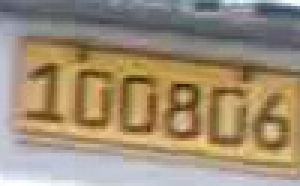
#> input picture image/100806.jpg, 100 x 62 px (shown 3 times larger)
$ python skewCorrection.py
#> lines starting #> are read from the running program, lines starting #| are printed output that depends on the picture; after the words box and inside, x2 and y2 are one past the last pixel; in counts of white or black regions, pixels touching at a corner belong together
import numpy as np
import math
import cv2

def compute_skew(file_name):

    #load in grayscale:
#> called with file_name = 'image/100806.jpg'
    src = cv2.imread(file_name,0)
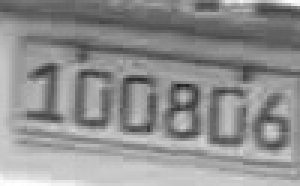
#> src: shape (62, 100) (shown 3 times larger); min 31, max 255, mean 144.1
    height, width = src.shape[0:2]
#> height = 62; width = 100
    print("src dimensions:", width, height)
#| src dimensions: 100 62

    #invert the colors of our image:
    cv2.bitwise_not(src, src)
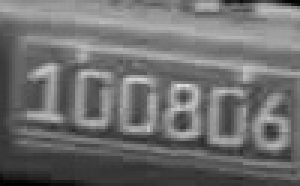
#> src: shape (62, 100) (shown 3 times larger); min 0, max 224, mean 110.9

    #Hough transform:
    minLineLength = width/2.0
#> minLineLength = 50
    maxLineGap = 20
    lines = cv2.HoughLinesP(src,1,np.pi/180,100,minLineLength,maxLineGap)
#> lines = 29 rows, first 6: [26, 0, 87, 61], [5, 0, 66, 61], [23, 0, 84, 61], [29, 61, 57, 33], [33, 0, 94, 61], [18, 0, 53, 35]

    #calculate the angle between each line and the horizontal line:
    angle = 0.0
    nb_lines = len(lines)
#> nb_lines = 29
    print('lines '+str(len(lines)))
#| lines 29

    for line in lines:
        angle += math.atan2(line[0][3]*1.0 - line[0][1]*1.0,line[0][2]*1.0 - line[0][0]*1.0);
#> this loop made 29 passes
#> (line, angle) on passes 1 to 12: ([[26, 0, 87, 61]], 0.785), ([[5, 0, 66, 61]], 1.57), ([[23, 0, 84, 61]], 2.36), ([[29, 61, 57, 33]], 1.57), ([[33, 0, 94, 61]], 2.36), ([[18, 0, 53, 35]], 3.14), ([[35, 0, 96, 61]], 3.93), ([[9, 0, 70, 61]], 4.71), ([[29, 0, 90, 61]], 5.5), ([[1, 0, 45, 44]], 6.28), ([[39, 0, 99, 60]], 7.07), ([[0, 2, 43, 45]], 7.85)
#> after the loop, angle = 3.93

    angle /= nb_lines*0.7
#> angle = 0.193

    return angle* 180.0 / np.pi


def deskew(file_name,angle):

    #load in grayscale:
    img = cv2.imread(file_name,0)

    #invert the colors of our image:
    cv2.bitwise_not(img, img)

    #compute the minimum bounding box:
    non_zero_pixels = cv2.findNonZero(img)
    center, wh, theta = cv2.minAreaRect(non_zero_pixels)

    root_mat = cv2.getRotationMatrix2D(center, angle, 1)
    rows, cols = img.shape
    rotated = cv2.warpAffine(img, root_mat, (cols, rows), flags=cv2.INTER_CUBIC)


    #Border removing:
    sizex = np.int0(wh[1])
    sizey = np.int0(wh[1])
    print(theta)
    if theta > -45 :
        temp = sizex
        sizex= sizey
        sizey= temp
    return cv2.getRectSubPix(rotated, (sizey,sizex), center)


file_path = 'image/100806.jpg'
angel = compute_skew(file_path)
#> angel = 11.08
#cv2.imshow("angel",angel)
dst = deskew(file_path,angel)
#> in deskew, `non_zero_pixels = cv2.findNonZero(img)`: non_zero_pixels = contour of 6196 points, box (x1, y1, x2, y2) (0, 0, 100, 62), area 0
#> in deskew, `center, wh, theta = cv2.minAreaRect(non_zero_pixels)`: center = (49.5, 30.5); wh = (61, 99); theta = -90
#> in deskew, `root_mat = cv2.getRotationMatrix2D(center, angle, 1)`: root_mat = [[0.981, 0.192, -4.94], [-0.192, 0.981, 10.08]]
#> in deskew, `rotated = cv2.warpAffine(img, root_mat, (cols, rows), flags=cv2.INTER_..`:
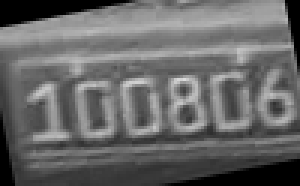
#> rotated: shape (62, 100) (shown 3 times larger); min 0, max 219, mean 103.2
#> in deskew, `sizex = np.int0(wh[1])`: sizex = 98
#| -90.0
#> in deskew, `return cv2.getRectSubPix(rotated, (sizey,sizex), center)`:
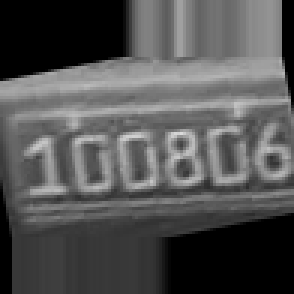
#> returned value: shape (98, 98) (shown 3 times larger); min 0, max 219, mean 82.9
cv2.imshow("Result",dst)
cv2.imwrite('image/result.jpg', dst)
cv2.waitKey(0)


# [18 lines of commented-out code are left out]

$ run again, with image/1001237705.jpg copied over image/100806.jpg
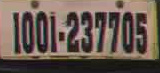
#> input picture image/1001237705.jpg, 160 x 73 px
#| src dimensions: 160 73
#> lines = 83 rows, first 6: [0, 57, 159, 18], [79, 38, 159, 69], [0, 48, 159, 8], [0, 6, 61, 32], [72, 40, 159, 71], [59, 30, 159, 3]
#> nb_lines = 83
#| lines 83
#> the loop in compute_skew, `for line in lines:` made 83 passes
#> (line, angle) on passes 1 to 8: ([[0, 57, 159, 18]], -0.241), ([[79, 38, 159, 69]], 0.129), ([[0, 48, 159, 8]], -0.117), ([[0, 6, 61, 32]], 0.286), ([[72, 40, 159, 71]], 0.628), ([[59, 30, 159, 3]], 0.364), ([[0, 19, 58, 32]], 0.585), ([[0, 50, 159, 13]], 0.356)
#> after the loop in compute_skew, `for line in lines:`: angle = -4.77
#> in compute_skew, `angle /= nb_lines*0.7`: angle = -0.0822
#> angel = -4.71
#> non_zero_pixels = contour of 11680 points, box (x1, y1, x2, y2) (0, 0, 160, 73), area 0
#> center = (79.5, 36); wh = (72, 159); theta = -90
#> root_mat = [[0.997, -0.0821, 3.22], [0.0821, 0.997, -6.4]]
#> in deskew, `rotated = cv2.warpAffine(img, root_mat, (cols, rows), flags=cv2.INTER_..`:
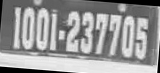
#> rotated: shape (73, 160); min 0, max 255, mean 152
#> sizex = 158
#| -90.0
#> in deskew, `return cv2.getRectSubPix(rotated, (sizey,sizex), center)`:
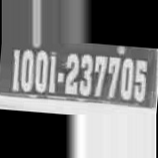
#> returned value: shape (158, 158); min 0, max 255, mean 120.1

$ run again, with image/2875_2022-10-26T08-35-09.874000Z-2169d87f-9125-4cb3-a319-6eb26eac4f5903.jpg copied over image/100806.jpg
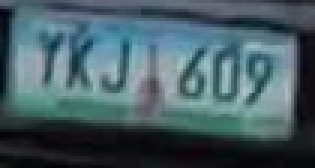
#> input picture image/2875_2022-10-26T08-35-09.874000Z-2169d87f-9125-4cb3-a319-6eb26eac4f5903.jpg, 105 x 56 px (shown 3 times larger)
#| src dimensions: 105 56
#> lines = 28 rows, first 6: [0, 33, 104, 7], [0, 2, 41, 22], [0, 44, 104, 14], [0, 49, 104, 23], [0, 7, 37, 23], [0, 31, 35, 23]
#> nb_lines = 28
#| lines 28
#> the loop in compute_skew, `for line in lines:` made 28 passes
#> (line, angle) on passes 1 to 8: ([[0, 33, 104, 7]], -0.245), ([[0, 2, 41, 22]], 0.209), ([[0, 44, 104, 14]], -0.072), ([[0, 49, 104, 23]], -0.317), ([[0, 7, 37, 23]], 0.0912), ([[0, 31, 35, 23]], -0.134), ([[64, 34, 102, 55]], 0.371), ([[1, 2, 64, 16]], 0.59)
#> after the loop in compute_skew, `for line in lines:`: angle = -3.3
#> in compute_skew, `angle /= nb_lines*0.7`: angle = -0.168
#> angel = -9.65
#> non_zero_pixels = contour of 5880 points, box (x1, y1, x2, y2) (0, 0, 105, 56), area 0
#> center = (52, 27.5); wh = (55, 104); theta = -90
#> root_mat = [[0.986, -0.168, 5.35], [0.168, 0.986, -8.33]]
#> in deskew, `rotated = cv2.warpAffine(img, root_mat, (cols, rows), flags=cv2.INTER_..`:
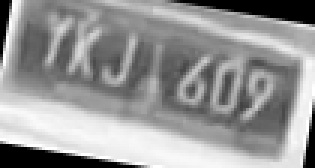
#> rotated: shape (56, 105) (shown 3 times larger); min 0, max 255, mean 150.1
#> sizex = 103
#| -90.0
#> in deskew, `return cv2.getRectSubPix(rotated, (sizey,sizex), center)`:
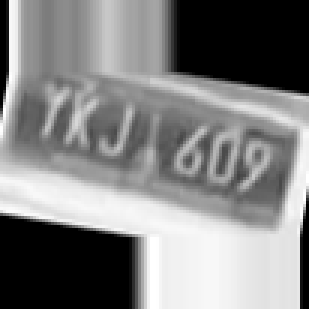
#> returned value: shape (103, 103) (shown 3 times larger); min 0, max 255, mean 129.6
